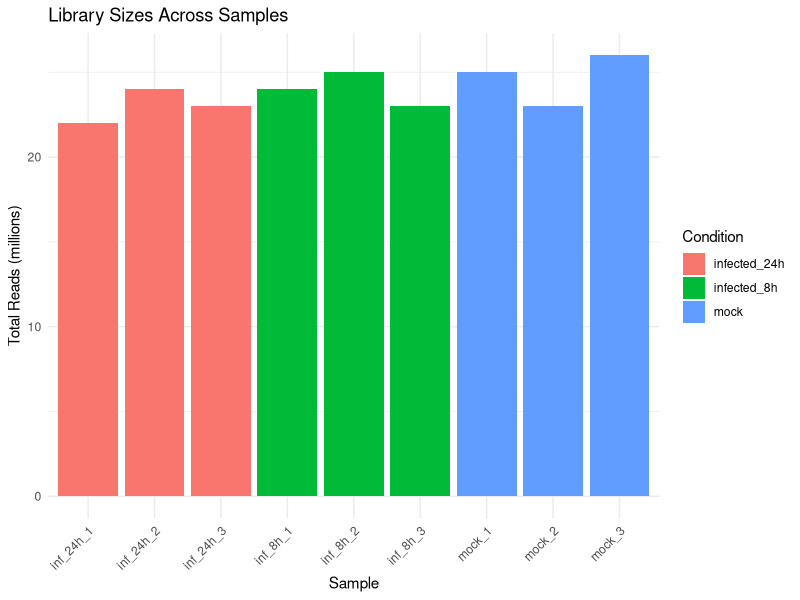
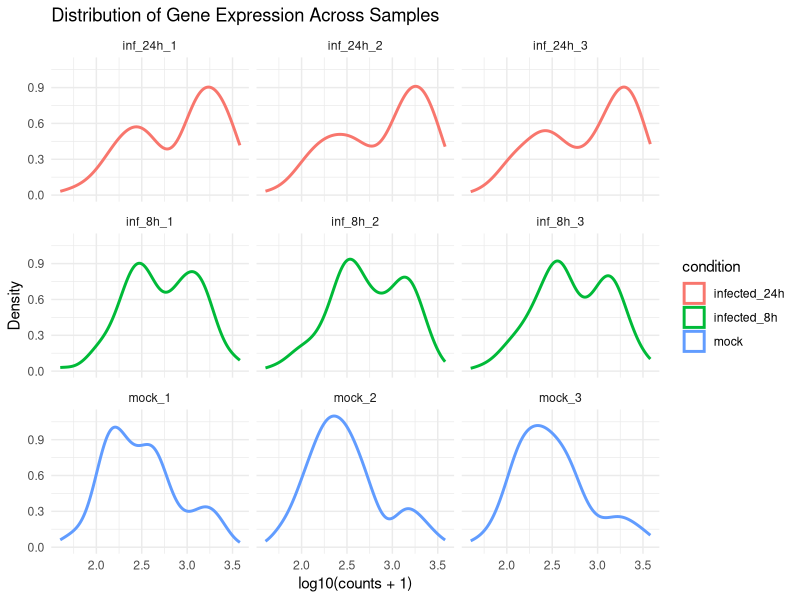
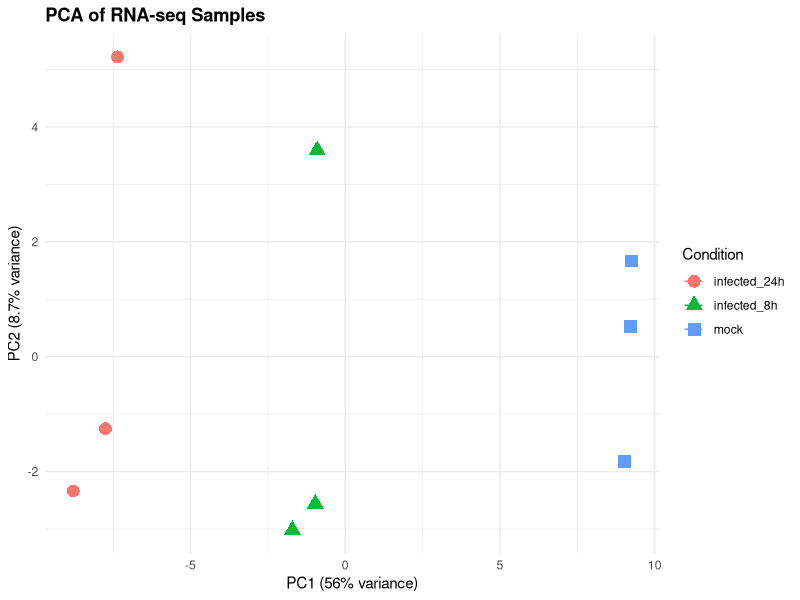
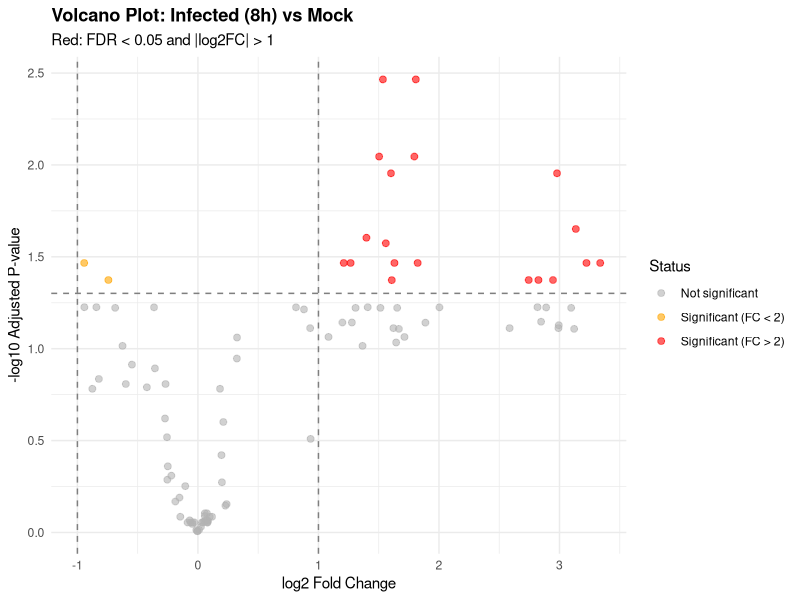
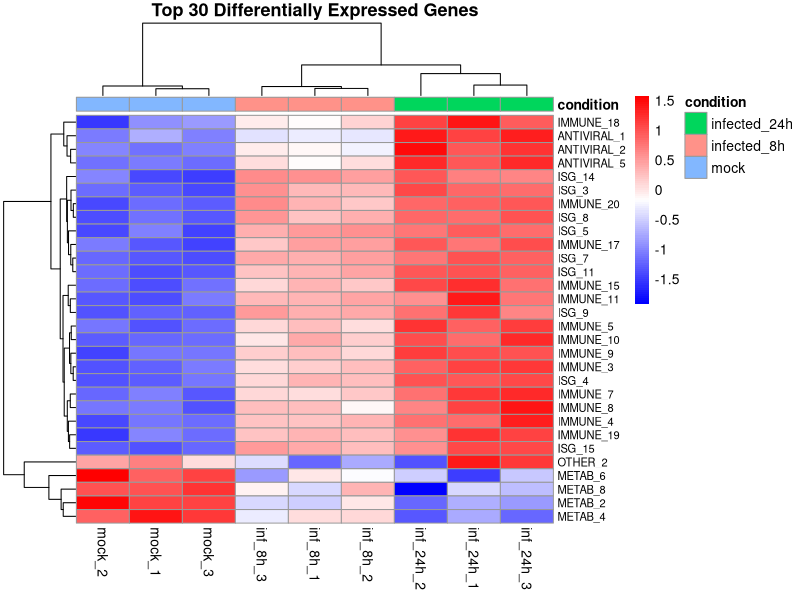
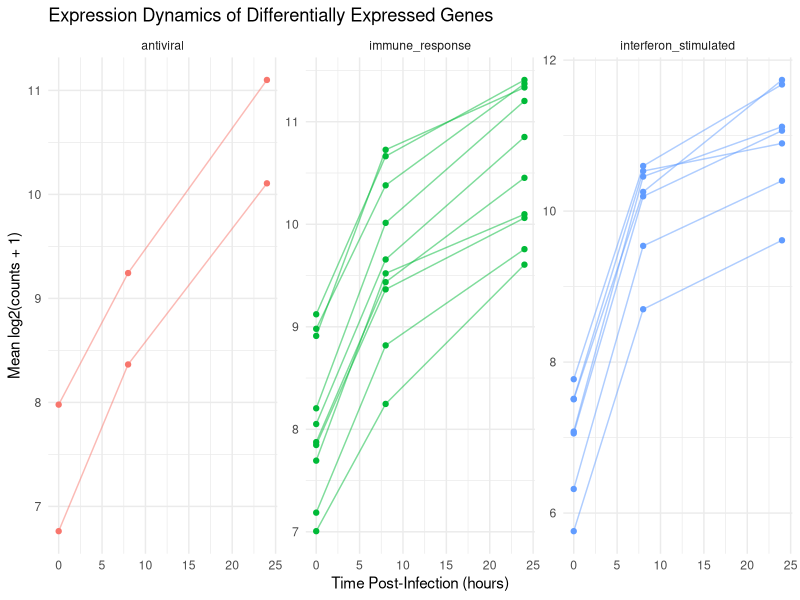
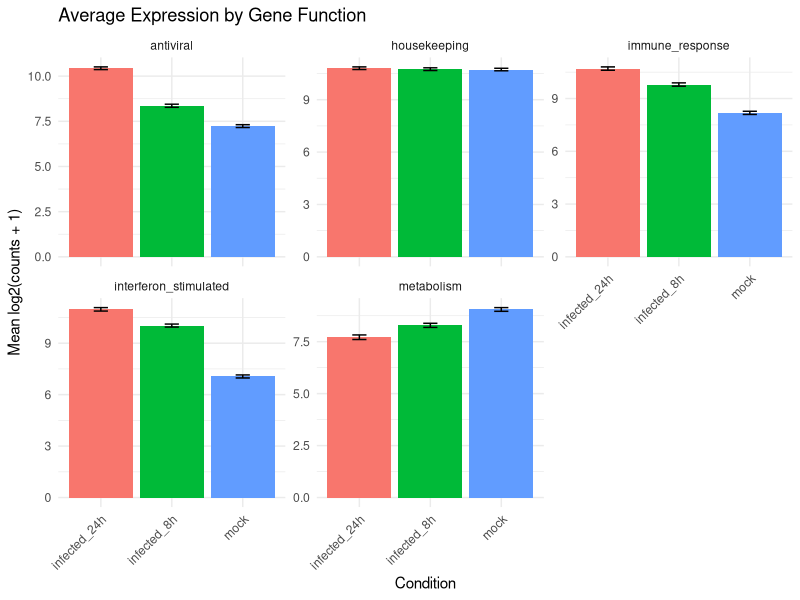

Recreate these plots in R, in order. (Note: this script raises an error after producing the figures.)
## ---- chunk 1
knitr::opts_chunk$set(echo = TRUE, message = FALSE, warning = FALSE, fig.width = 10, fig.height = 6)
## ---- chunk 2
library(tidyverse)
library(patchwork)
library(pheatmap)  # for heatmaps (install if needed)

set.seed(123)
## ---- chunk 3
sample_info <- tibble(
  sample_id = c("mock_1", "mock_2", "mock_3",
                "inf_8h_1", "inf_8h_2", "inf_8h_3",
                "inf_24h_1", "inf_24h_2", "inf_24h_3"),
  condition = rep(c("mock", "infected_8h", "infected_24h"), each = 3),
  time_point = rep(c(0, 8, 24), each = 3),
  replicate = rep(1:3, times = 3),
  total_reads = c(25e6, 23e6, 26e6,  # mock
                  24e6, 25e6, 23e6,  # 8h
                  22e6, 24e6, 23e6)  # 24h
)

sample_info
## ---- chunk 4
# Create gene IDs and categories
n_genes <- 100

gene_info <- tibble(
  gene_id = paste0("GENE_", str_pad(1:n_genes, 4, pad = "0")),
  gene_name = c(
    # Immune response genes (upregulated in infection)
    paste0("IMMUNE_", 1:20),
    # Interferon-stimulated genes (strongly upregulated)
    paste0("ISG_", 1:15),
    # Viral response genes (time-dependent)
    paste0("ANTIVIRAL_", 1:10),
    # Housekeeping genes (stable expression)
    paste0("HOUSEKEEP_", 1:15),
    # Downregulated genes
    paste0("METAB_", 1:10),
    # Not differentially expressed
    paste0("OTHER_", 1:30)
  ),
  gene_type = c(
    rep("immune_response", 20),
    rep("interferon_stimulated", 15),
    rep("antiviral", 10),
    rep("housekeeping", 15),
    rep("metabolism", 10),
    rep("other", 30)
  ),
  baseline_expression = c(
    runif(20, 100, 500),    # immune
    runif(15, 50, 200),     # ISG
    runif(10, 80, 300),     # antiviral
    runif(15, 1000, 3000),  # housekeeping (high baseline)
    runif(10, 200, 800),    # metabolism
    runif(30, 50, 500)      # other
  )
)

# Generate count matrix
count_data <- gene_info %>%
  select(gene_id, gene_name, gene_type, baseline_expression) %>%
  crossing(sample_info %>% select(sample_id, condition, time_point)) %>%
  mutate(
    # Simulate counts based on gene type and condition
    counts = case_when(
      # Immune response: moderate increase
      gene_type == "immune_response" & condition == "infected_8h" ~
        baseline_expression * runif(n(), 2, 4),
      gene_type == "immune_response" & condition == "infected_24h" ~
        baseline_expression * runif(n(), 4, 8),

      # ISG: strong increase
      gene_type == "interferon_stimulated" & condition == "infected_8h" ~
        baseline_expression * runif(n(), 5, 10),
      gene_type == "interferon_stimulated" & condition == "infected_24h" ~
        baseline_expression * runif(n(), 10, 20),

      # Antiviral: time-dependent (stronger at 24h)
      gene_type == "antiviral" & condition == "infected_8h" ~
        baseline_expression * runif(n(), 1.5, 3),
      gene_type == "antiviral" & condition == "infected_24h" ~
        baseline_expression * runif(n(), 6, 12),

      # Metabolism: downregulated
      gene_type == "metabolism" & condition == "infected_8h" ~
        baseline_expression * runif(n(), 0.5, 0.8),
      gene_type == "metabolism" & condition == "infected_24h" ~
        baseline_expression * runif(n(), 0.3, 0.6),

      # Others: stable or slight variation
      TRUE ~ baseline_expression * runif(n(), 0.8, 1.2)
    ),
    # Round to integer counts and add noise
    counts = round(counts * rnorm(n(), 1, 0.1)),
    counts = pmax(counts, 0)  # no negative counts
  )

head(count_data, 15)
## ---- chunk 5
sample_info %>%
  ggplot(aes(x = sample_id, y = total_reads / 1e6, fill = condition)) +
  geom_col() +
  labs(title = "Library Sizes Across Samples",
       x = "Sample",
       y = "Total Reads (millions)",
       fill = "Condition") +
  theme_minimal() +
  theme(axis.text.x = element_text(angle = 45, hjust = 1))
## ---- chunk 6
count_data %>%
  filter(counts > 0) %>%  # Remove zero counts for log scale
  ggplot(aes(x = log10(counts + 1), color = condition)) +
  geom_density(size = 1) +
  facet_wrap(~sample_id) +
  labs(title = "Distribution of Gene Expression Across Samples",
       x = "log10(counts + 1)",
       y = "Density") +
  theme_minimal()
## ---- chunk 7
# Calculate normalized expression (simplified TPM-like)
normalized_counts <- count_data %>%
  group_by(sample_id) %>%
  mutate(
    total_counts = sum(counts),
    tpm = (counts / total_counts) * 1e6
  ) %>%
  ungroup()

# Check that TPM sums to ~1 million per sample
normalized_counts %>%
  group_by(sample_id) %>%
  summarise(total_tpm = sum(tpm))
## ---- chunk 8
# Create wide matrix for PCA (genes as rows, samples as columns)
count_matrix_wide <- count_data %>%
  select(gene_id, sample_id, counts) %>%
  pivot_wider(names_from = sample_id, values_from = counts) %>%
  column_to_rownames("gene_id")

# Log transform (adding pseudocount to avoid log(0))
log_counts <- log2(count_matrix_wide + 1)

# Perform PCA (transpose so samples are rows)
pca_result <- prcomp(t(log_counts), scale. = TRUE)

# Extract PC scores and add metadata
pca_data <- pca_result$x %>%
  as.data.frame() %>%
  rownames_to_column("sample_id") %>%
  left_join(sample_info, by = "sample_id")

# Calculate variance explained
var_explained <- summary(pca_result)$importance[2, 1:2] * 100

# Plot PCA
ggplot(pca_data, aes(x = PC1, y = PC2, color = condition, shape = condition)) +
  geom_point(size = 4) +
  stat_ellipse(level = 0.95, linetype = "dashed") +
  labs(title = "PCA of RNA-seq Samples",
       x = paste0("PC1 (", round(var_explained[1], 1), "% variance)"),
       y = paste0("PC2 (", round(var_explained[2], 1), "% variance)"),
       color = "Condition",
       shape = "Condition") +
  theme_minimal() +
  theme(plot.title = element_text(face = "bold"))
## ---- chunk 9
# Calculate mean expression per condition
mean_expression <- count_data %>%
  group_by(gene_id, gene_name, gene_type, condition) %>%
  summarise(
    mean_counts = mean(counts),
    sd_counts = sd(counts),
    n = n()
  ) %>%
  ungroup()

# Calculate fold changes (infected vs mock)
fold_changes_8h <- mean_expression %>%
  select(gene_id, gene_name, gene_type, condition, mean_counts) %>%
  pivot_wider(names_from = condition, values_from = mean_counts) %>%
  mutate(
    log2_fc_8h = log2((infected_8h + 1) / (mock + 1)),
    avg_expression = (infected_8h + mock) / 2
  )

fold_changes_24h <- mean_expression %>%
  select(gene_id, gene_name, gene_type, condition, mean_counts) %>%
  pivot_wider(names_from = condition, values_from = mean_counts) %>%
  mutate(
    log2_fc_24h = log2((infected_24h + 1) / (mock + 1)),
    avg_expression = (infected_24h + mock) / 2
  )

# Simplified significance test (t-test for each gene at 8h)
de_results_8h <- count_data %>%
  filter(condition %in% c("mock", "infected_8h")) %>%
  group_by(gene_id, gene_name, gene_type) %>%
  summarise(
    p_value = if(n() >= 6) {
      t.test(counts[condition == "infected_8h"],
             counts[condition == "mock"])$p.value
    } else { NA_real_ }
  ) %>%
  ungroup() %>%
  mutate(
    p_adjusted = p.adjust(p_value, method = "BH"),
    significant = p_adjusted < 0.05
  ) %>%
  left_join(fold_changes_8h %>% select(gene_id, log2_fc_8h, avg_expression),
            by = "gene_id")

head(de_results_8h %>% arrange(p_adjusted), 10)
## ---- chunk 10
de_results_8h %>%
  filter(!is.na(significant)) %>%
  count(significant)

# By gene type
de_results_8h %>%
  filter(!is.na(significant)) %>%
  count(gene_type, significant) %>%
  pivot_wider(names_from = significant, values_from = n, values_fill = 0)
## ---- chunk 11
de_results_8h %>%
  filter(!is.na(p_adjusted)) %>%
  mutate(
    significance = case_when(
      p_adjusted < 0.05 & abs(log2_fc_8h) > 1 ~ "Significant (FC > 2)",
      p_adjusted < 0.05 ~ "Significant (FC < 2)",
      TRUE ~ "Not significant"
    )
  ) %>%
  ggplot(aes(x = log2_fc_8h, y = -log10(p_adjusted), color = significance)) +
  geom_point(alpha = 0.6, size = 2) +
  geom_vline(xintercept = c(-1, 1), linetype = "dashed", color = "gray50") +
  geom_hline(yintercept = -log10(0.05), linetype = "dashed", color = "gray50") +
  scale_color_manual(values = c("Significant (FC > 2)" = "red",
                                 "Significant (FC < 2)" = "orange",
                                 "Not significant" = "gray70")) +
  labs(title = "Volcano Plot: Infected (8h) vs Mock",
       subtitle = "Red: FDR < 0.05 and |log2FC| > 1",
       x = "log2 Fold Change",
       y = "-log10 Adjusted P-value",
       color = "Status") +
  theme_minimal() +
  theme(plot.title = element_text(face = "bold"))
## ---- chunk 12
# Get top 30 most significantly changed genes
top_genes <- de_results_8h %>%
  filter(!is.na(p_adjusted)) %>%
  arrange(p_adjusted) %>%
  head(30) %>%
  pull(gene_id)

# Create matrix for heatmap
heatmap_data <- count_data %>%
  filter(gene_id %in% top_genes) %>%
  group_by(gene_id) %>%
  mutate(
    # Z-score normalization across samples
    z_score = scale(log2(counts + 1))[,1]
  ) %>%
  ungroup() %>%
  select(gene_name, sample_id, z_score) %>%
  pivot_wider(names_from = sample_id, values_from = z_score) %>%
  column_to_rownames("gene_name")

# Create annotation for samples
sample_annotation <- sample_info %>%
  select(sample_id, condition) %>%
  column_to_rownames("sample_id")

# Create heatmap
pheatmap(heatmap_data,
         annotation_col = sample_annotation,
         cluster_rows = TRUE,
         cluster_cols = TRUE,
         show_rownames = TRUE,
         show_colnames = TRUE,
         color = colorRampPalette(c("blue", "white", "red"))(100),
         main = "Top 30 Differentially Expressed Genes",
         fontsize_row = 8)
## ---- chunk 13
# Get genes significant at either timepoint
time_course_genes <- de_results_8h %>%
  filter(p_adjusted < 0.05, abs(log2_fc_8h) > 1) %>%
  pull(gene_id)

# Calculate mean expression across time
time_course_data <- count_data %>%
  filter(gene_id %in% time_course_genes) %>%
  group_by(gene_name, gene_type, time_point) %>%
  summarise(
    mean_log2_counts = mean(log2(counts + 1)),
    se = sd(log2(counts + 1)) / sqrt(n())
  ) %>%
  ungroup()

# Plot time course by gene type
time_course_data %>%
  filter(gene_type %in% c("immune_response", "interferon_stimulated",
                          "antiviral", "metabolism")) %>%
  ggplot(aes(x = time_point, y = mean_log2_counts,
             group = gene_name, color = gene_type)) +
  geom_line(alpha = 0.5) +
  geom_point() +
  facet_wrap(~gene_type, scales = "free_y") +
  labs(title = "Expression Dynamics of Differentially Expressed Genes",
       x = "Time Post-Infection (hours)",
       y = "Mean log2(counts + 1)",
       color = "Gene Type") +
  theme_minimal() +
  theme(legend.position = "none")
## ---- chunk 14
# Average expression by gene type and condition
gene_set_summary <- count_data %>%
  group_by(gene_type, condition) %>%
  summarise(
    mean_expression = mean(log2(counts + 1)),
    se = sd(log2(counts + 1)) / sqrt(n()),
    n_genes = n_distinct(gene_id)
  ) %>%
  ungroup()

gene_set_summary

# Visualize
gene_set_summary %>%
  filter(gene_type != "other") %>%
  ggplot(aes(x = condition, y = mean_expression, fill = condition)) +
  geom_col() +
  geom_errorbar(aes(ymin = mean_expression - se,
                    ymax = mean_expression + se),
                width = 0.2) +
  facet_wrap(~gene_type, scales = "free_y") +
  labs(title = "Average Expression by Gene Function",
       x = "Condition",
       y = "Mean log2(counts + 1)") +
  theme_minimal() +
  theme(axis.text.x = element_text(angle = 45, hjust = 1),
        legend.position = "none")
## ---- chunk 15
# Select interesting genes
genes_of_interest <- de_results_8h %>%
  arrange(p_adjusted) %>%
  slice(1:12) %>%
  pull(gene_name)

# Plot expression profiles
count_data %>%
  filter(gene_name %in% genes_of_interest) %>%
  left_join(sample_info, by = "sample_id") %>%
  ggplot(aes(x = time_point, y = log2(counts + 1),
             color = condition, group = condition)) +
  geom_point(size = 2) +
  geom_line(stat = "summary", fun = mean, size = 1) +
  facet_wrap(~gene_name, scales = "free_y", ncol = 3) +
  labs(title = "Expression Profiles of Top 12 Genes",
       x = "Time (hours)",
       y = "log2(counts + 1)",
       color = "Condition") +
  theme_minimal()
## ---- chunk 16
# Panel A: PCA
p1 <- ggplot(pca_data, aes(x = PC1, y = PC2, color = condition)) +
  geom_point(size = 4) +
  stat_ellipse(level = 0.95) +
  labs(title = "A) Principal Component Analysis",
       x = paste0("PC1 (", round(var_explained[1], 1), "%)"),
       y = paste0("PC2 (", round(var_explained[2], 1), "%)")) +
  theme_minimal() +
  theme(legend.position = "right")

# Panel B: Volcano plot
p2 <- de_results_8h %>%
  filter(!is.na(p_adjusted)) %>%
  mutate(sig = p_adjusted < 0.05 & abs(log2_fc_8h) > 1) %>%
  ggplot(aes(x = log2_fc_8h, y = -log10(p_adjusted), color = sig)) +
  geom_point(alpha = 0.5) +
  scale_color_manual(values = c("TRUE" = "red", "FALSE" = "gray70")) +
  geom_vline(xintercept = c(-1, 1), linetype = "dashed") +
  geom_hline(yintercept = -log10(0.05), linetype = "dashed") +
  labs(title = "B) Differential Expression (8h vs Mock)",
       x = "log2 Fold Change",
       y = "-log10 Adjusted P-value") +
  theme_minimal() +
  theme(legend.position = "none")

# Panel C: Gene type enrichment
p3 <- de_results_8h %>%
  filter(!is.na(significant), gene_type != "other") %>%
  count(gene_type, significant) %>%
  ggplot(aes(x = gene_type, y = n, fill = significant)) +
  geom_col(position = "dodge") +
  labs(title = "C) Differential Expression by Gene Type",
       x = "Gene Type",
       y = "Number of Genes",
       fill = "Significant") +
  theme_minimal() +
  theme(axis.text.x = element_text(angle = 45, hjust = 1))

# Panel D: Time course
p4 <- time_course_data %>%
  filter(gene_type %in% c("immune_response", "interferon_stimulated")) %>%
  group_by(gene_type, time_point) %>%
  summarise(mean_expr = mean(mean_log2_counts),
            se = sd(mean_log2_counts) / sqrt(n())) %>%
  ggplot(aes(x = time_point, y = mean_expr, color = gene_type)) +
  geom_line(size = 1.5) +
  geom_point(size = 3) +
  geom_errorbar(aes(ymin = mean_expr - se, ymax = mean_expr + se), width = 1) +
  labs(title = "D) Temporal Expression Dynamics",
       x = "Time (hours)",
       y = "Mean log2 Expression",
       color = "Gene Type") +
  theme_minimal()

# Combine
(p1 | p2) / (p3 | p4)
